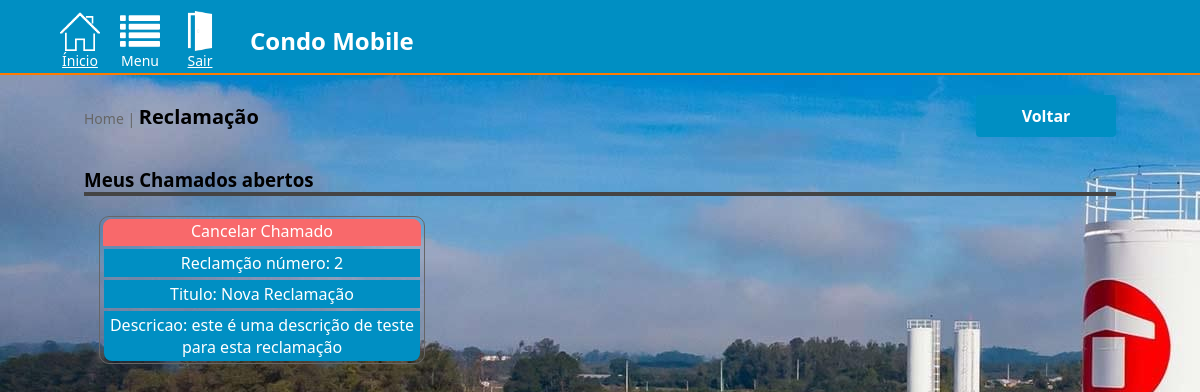
/verreclamacao (signed in), run on the app's committed database.
### tables this page shows
CREATE TABLE `reclamacao` (
  `idReclamacao` int(11) NOT NULL,
  `idUsuarioReclamacao` int(11) NOT NULL,
  `idMotivoCancelReclamacao` int(11) DEFAULT NULL,
  `tituloReclamacao` varchar(300) NOT NULL,
  `descricaoReclamacao` varchar(500) NOT NULL,
  `midiaReclamacao` varchar(150) DEFAULT NULL
);

### Core/Controller.php (called while the page is built, shortened)
<?php
    class Controller {
        public function loadTemplate($view, $viewData=array()){
            require 'View/template.php';
        }
        public function loadViewInTemplate($view, $viewData=array()){
            extract($viewData);
            require 'View/'.$view.'.php';
        }
    }
?>

### Controller/verreclamacaoController.php (called while the page is built, shortened)
<?php
    class verreclamacaoController extends Controller {
        public function index(){
            $dados = array();
            $reclamacao = new Reclamacao();
            $id = $_SESSION['usuario']['id'];
            $dados['retorno'] = $reclamacao->obterReclamacaoPorUsuario($id);
            $this->loadTemplate('verreclamacao', $dados);
        }
    }
?>

### Core/Core.php (called while the page is built, shortened)
<?php
    class Core {
        public function start(){
            $url = '/';
            $parametros = array();
            if(isset($_GET['url'])){
                $url .= $_GET['url'];
            }
            if(!empty($url) and $url != '/'){
                $url = explode('/', $url);
                array_shift($url);
                array_shift($url);
                if(!empty($url) and $url[0] != '/'){
                    $currentAction = $url[0];
                    array_shift($url);
                }else{
                    $currentAction = 'index';
                }
            }else{
                $currentController = 'homeController';
                $currentAction = 'index';
            }
            $controller = new $currentController();
            call_user_func_array(array($controller, $currentAction), $parametros);
        }
    }
?>

### Model/Reclamacao.php (called while the page is built, shortened)
<?php
    class Reclamacao {
        public function obterReclamacaoPorUsuario($id){
            global $conn;
            $array = array();
            $sql = "SELECT * FROM reclamacao WHERE idUsuarioReclamacao = :id AND idMotivoCancelReclamacao = 0";
            $sql = $conn->prepare($sql);
            $sql->bindValue(':id', $id);
            $sql->execute();
            if($sql->rowCount() > 0){
                $sql = $sql->fetchAll();
                $array = $sql;
            }
            return $array;
        }
    }
?>

### View/verreclamacao.php (the view)
<div class="contentor-site">
    <div class="local">
        <div class="local-titulo"><a href="<?php echo BASE; ?>" style="text-decoration:none;font-size:14px;font-weight:normal;color:#666">Home | </a>Reclamação</div>
        <div style="display:flex">
            <a href="<?php echo BASE.'reclamacao'; ?>" class="novo" style="width:120px">Voltar</a>
        </div>
    </div>
    <div style="width:86%;margin-top:20px"><h3 style="margin:0">Meus Chamados abertos</h3></div>
    <div class="separador" style="width:86%"></div>
    <div class="cont-itens-minha-reserva">
        <?php if(count($retorno) > 0): ?>
            <?php foreach($retorno as $item):?>
                <div class="cont-minha-reserva">
                    <div class="cancel-reserva">
                        <a href="<?php echo BASE.'verreclamacao/delete/'.$item['idReclamacao']; ?>">Cancelar Chamado</a>
                    </div>
                    <div class="dados-reserva">
                        <div class="spaco">Reclamção número: <?php echo $item['idReclamacao']; ?></div>
                        <div class="protocolo" style="margin:0 0 3px 0">Titulo: <?php echo $item['tituloReclamacao']; ?></div>
                        <div class="qtConvidados">Descricao: <?php echo $item['descricaoReclamacao']; ?></div>
                    </div>
                </div>
            <?php endforeach; ?>
        <?php endif; ?>
    </div>
</div>

### css/style.css (style rules this page uses)
body { background: url(../image/tenda.jpg); }

### assets/css/style.css (style rules this page uses)
body { margin: 0; padding: 0; font-family:Segoe UI; }
.contentor-site { display: flex; flex-direction:column; align-items: center; }
.local { display:flex; justify-content: space-between; align-items: center; width: 86%; margin: 20px 0 10px 0; }
.local-titulo { font-size: 20px; font-weight: bold; }
.novo { display: flex; justify-content:center; align-items: center; width: 100px; padding: 10px; color: #fff; font-weight: bold; text-decoration: none; border-radius: 4px; background-color: #008fc3; }
.separador { height:4px; width: 60%; background-color: #444; }
.cont-itens-minha-reserva { width: 86%; }
.cont-minha-reserva { float: left; display: flex; flex-direction: column; align-items: center; width: 320px; border-radius: 10px; margin:20px 15px 0 15px; border: 1px solid #666; padding: 2px; }
.cancel-reserva { display: flex; justify-content:center; width: 99%; padding-bottom:3px; background-color: #f8696b; border:1px solid #f8696b; border-top-left-radius: 8px; border-top-right-radius: 8px; }
.cancel-reserva a { text-decoration: none; color:#fff; }
.dados-reserva { width: 99%; display:flex; flex-direction: column; align-items: center; }
.spaco, .protocolo, .data, .qtConvidados { width: 100%; margin: 3px 0 3px 0; padding: 3px 0 3px 0; text-align: center; background-color: #008fc3; color: #fff; }
.protocolo { margin: 0; }
.qtConvidados { margin:0; border-bottom-left-radius: 8px; border-bottom-right-radius: 8px; }

### data on the page
reclamacao: idReclamacao "2", tituloReclamacao "Nova Reclamação", descricaoReclamacao "este é uma descrição de teste para esta reclamação"
